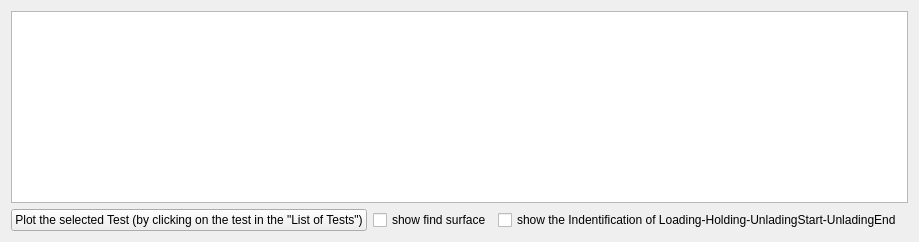
                    <widget class="QWidget" name="tab_10">
                     <attribute name="title">
                      <string>inclusive of frame compliance</string>
                     </attribute>
                     <layout class="QGridLayout" name="gridLayout_21">
                      <item row="1" column="0" colspan="4">
                       <widget class="QGraphicsView" name="graphicsView_load_depth_tab_inclusive_frame_stiffness_tabTipRadius_FrameStiffness">
                        <property name="sizePolicy">
                         <sizepolicy hsizetype="Minimum" vsizetype="Minimum">
                          <horstretch>0</horstretch>
                          <verstretch>0</verstretch>
                         </sizepolicy>
                        </property>
                       </widget>
                      </item>
                      <item row="2" column="0">
                       <widget class="QPushButton" name="pushButton_plot_chosen_test_tab_inclusive_frame_stiffness_tabTipRadius_FrameStiffness">
                        <property name="sizePolicy">
                         <sizepolicy hsizetype="Maximum" vsizetype="Maximum">
                          <horstretch>0</horstretch>
                          <verstretch>0</verstretch>
                         </sizepolicy>
                        </property>
                        <property name="text">
                         <string>Plot the selected Test (by clicking on the test in the &quot;List of Tests&quot;)</string>
                        </property>
                       </widget>
                      </item>
                      <item row="2" column="1">
                       <widget class="QCheckBox" name="checkBox_showFindSurface_tab_inclusive_frame_stiffness_tabTipRadius_FrameStiffness">
                        <property name="sizePolicy">
                         <sizepolicy hsizetype="Maximum" vsizetype="Fixed">
                          <horstretch>0</horstretch>
                          <verstretch>0</verstretch>
                         </sizepolicy>
                        </property>
                        <property name="text">
                         <string>show find surface</string>
                        </property>
                       </widget>
                      </item>
                      <item row="2" column="2">
                       <widget class="QCheckBox" name="checkBox_iLHU_inclusive_frame_stiffness_tabTipRadius_FrameStiffness">
                        <property name="sizePolicy">
                         <sizepolicy hsizetype="Maximum" vsizetype="Fixed">
                          <horstretch>0</horstretch>
                          <verstretch>0</verstretch>
                         </sizepolicy>
                        </property>
                        <property name="text">
                         <string>show the Indentification of Loading-Holding-UnladingStart-UnladingEnd</string>
                        </property>
                       </widget>
                      </item>
                     </layout>
                    </widget>
